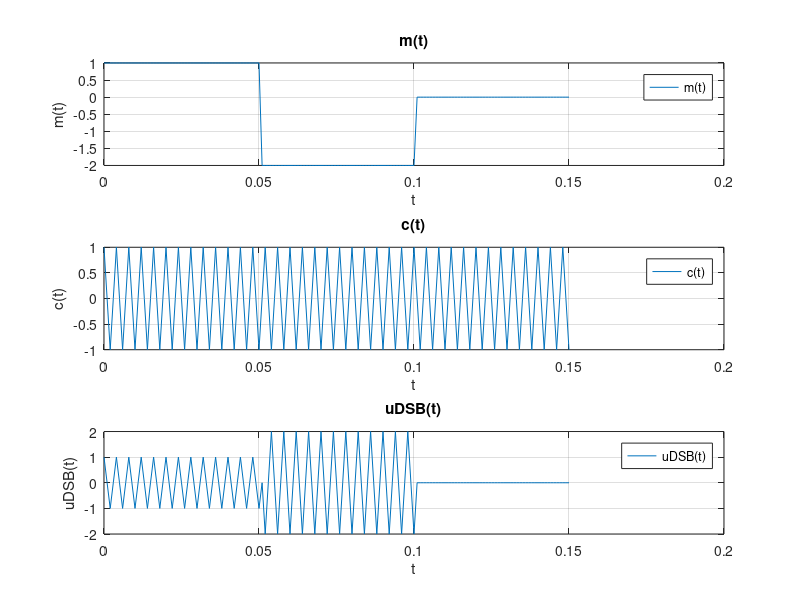

This chart was generated by the following MATLAB code: (Note: this script raises an error after producing the figure.)
%201500127 Δημήτρης Ορεινός ’σκηση 4.1

clc
clear all

%Αρχικά ορίζουμε το σήμα πληροφορίας m(t),χρησιμοποιώντας τη τεχνική των πολύκλαδων συναρτήσεων,
%όπου ορίζουμε τα κατάλληλα κάθε φορά διανύσματα χρόνου, όλα με σταθερό χρονικό βήμα ts=0,001sec. %
%Το σήμα m(t)ορίζεται ως εξής:m(t)=1 ,για t που ανήκει στο χρονικό διάστημα(ορισμένο ως 
%χρονικό διάνυσμα t1) [0,t0/3],m(t)=-2 ,για t που ανήκει στο χρονικό διάστημα(ορισμένο ως 
%χρονικό διάνυσμα t2) (t0/3,2*t0/3],m(t)=0 ,για t που ανήκει στο χρονικό διάστημα(ορισμένο ως 
%χρονικό διάνυσμα t3) (2*t0/3,t0],
%Ορίζουμε ως σταθερές του προβλήματος τη χρονική σταθερά t0=0,15sec, το 
%χρονικό βήμα(Περίοδος Δειγματοληψίας)ts=0,001sec, τη συχνότητα
%δειγματοληψίας fs=1/ts, το συχνοτικό βήμα df=0,3Hz
%και τη συχνότητα του φορέα fc=250Ηz. 
t0 = 0.15;
ts = 0.001;
fc = 250;


snr=10;
fs=1/ts;
df=0.3;
T=0.002;

snr_lin = 10^(snr/10);


t1=[0:ts:t0/3];

t2=[(t0/3)+ts:ts:2*t0/3];

t3=[(2*t0/3)+ts:ts:t0];


t=[t1 t2 t3];%Ορίζουμε το χρόνο t σαν ένα διάνυσμα χρόνου που έχει προκύψει 
%από σύντμηση των τριών διανυσμάτων χρόνου t1, t2, t3.



m1=ones(1,length(t1));

m2=-2*ones(1,length(t2));

m3=zeros(1,length(t3));

m=[m1 m2 m3];%Κάνουμε σύντημση των διανυσμάτων τιμών του σήματος m(t) για να προκύψει το σήμα πληροφορίας m(t)




c = cos(2*pi*fc.*t);%Επίσης ορίζουμε  και το σήμα του
%φορέα, όπου c(t) =Αc*cos(2*π*fc*t), με Αc=1, το πλάτος του φέροντος κύματος.

u = m.*c;%Eίναι ο ορισμός του διαμορφωμένου κατά DSB σήματος UDSB(t)=m(t)*cos(2*π*fc*t).


figure(1);%Μέσω της εντολής figure ανοίγουμε ένα νέο παράθυρο σχεδίασης που το χωρίζουμε σε τρία μέρη.

subplot(3,1,1);
 

plot(t,m);%Στο πρώτο παράθυρο σχεδιάζουμε τη γραφική παράσταση του σήματος m(t) 
%σε συνάρτηση με το χρόνο t,
%χρησιμοποιώντας την εντολή plot(x,y),
%όπου σαν ανεξάρτητη μεταβλητή x,θα θεωρήσουμε το χρόνο t(το
%διάνυσμα χρόνου t)και σαν εξαρτημένη μεταβλητή y, τις τιμές του 
%του σήματος πληροφορίας m(t) ,για κάθε τιμή του χρόνου t(διάνυσμα χρόνου t).

grid

title('m(t)') , xlabel('t'), ylabel('m(t)'), legend('m(t)')%Με τη χρήση των εντολών ylabel('text')
%, xlabel('text'), legend('text'), title('text'), 
%εισάγουμε κατάλληλους τίτλους αξόνων και γραφήματος, λεζάντα, πλέγμα και
%βαθμολόγηση αξόνων για τo γράφημα  του σήματος πληροφορίας m(t).

subplot(3,1,2);



plot(t,c);%Στο δεύτερο παράθυρο σχεδιάζουμε τη γραφική παράσταση του σήματος φορέα c(t) 
%σε συνάρτηση με το χρόνο t,
%χρησιμοποιώντας την εντολή plot(x,y),
%όπου σαν ανεξάρτητη μεταβλητή x,θα θεωρήσουμε το χρόνο t(το
%διάνυσμα χρόνου t)και σαν εξαρτημένη μεταβλητή y, τις τιμές του 
%του σήματος του φορέα c(t) , για κάθε τιμή του χρόνου t(διάνυσμα χρόνου t).

grid

title('c(t)') , xlabel('t'), ylabel('c(t)'), legend('c(t)')%Με τη χρήση των εντολών ylabel('text')
%, xlabel('text'), legend('text'), title('text'), 
%εισάγουμε κατάλληλους τίτλους αξόνων και γραφήματος, λεζάντα, πλέγμα και
%βαθμολόγηση αξόνων για τo γράφημα  του σήματος  φορέα c(t).


subplot(3,1,3);

plot(t,u);%Στο τρίτο παράθυρο σχεδιάζουμε τη γραφική παράσταση του διαμορφωμένου σήματος διπλής
%πλευρικής ζώνης UDSB(t) 
%σε συνάρτηση με το χρόνο t,
%χρησιμοποιώντας την εντολή plot(x,y),
%όπου σαν ανεξάρτητη μεταβλητή x,θα θεωρήσουμε το χρόνο t(το
%διάνυσμα χρόνου t)και σαν εξαρτημένη μεταβλητή y, τις τιμές του 
%του σήματος uDSB(t) , για κάθε τιμή του χρόνου t(διάνυσμα χρόνου t).

grid


title('uDSB(t)') , xlabel('t'), ylabel('uDSB(t)'), legend('uDSB(t)')%Με τη χρήση των εντολών ylabel('text')
%, xlabel('text'), legend('text'), title('text'), 
%εισάγουμε κατάλληλους τίτλους αξόνων και γραφήματος, λεζάντα, πλέγμα και
%βαθμολόγηση αξόνων για τo γράφημα του  διαμορφωμένου κατά διαμόρφωση
%διπλής πλευρικής ζώνης σήματος uDSB(t).

pause(0);


%Με τη χρήση της βοηθητικής συνάρτησης [M,m,df]=fftseq(m,ts,df) και
%παράλληλα από τον γνωστό ορισμό του μετασχηματισμού Fourier 
%για τα συνεχή σήματα, δηλαδή το ολοκλήρωμα από το 0 εώς το t0(Όλα τα
%σήματα m(t), c(t) και uDSB(t) τα ορίσαμε στο διάστημα [0,t0]) γινομένου του εκάστοτε σήματος με
%τον εκθετικό όρο e^(-j*2*π*f*t).
%υπολογίζουμε αναλυτικά,αλλά και μέσω των παρακάτω γραμμών κώδικα τους μετασχηματισμούς
%Fourier των σημάτων m(t), c(t) και UDSB(t).Τελικά θα προκύψει το ίδιο
%αποτέλεσμα και με τους δύο τρόπους για κάθε σήμα, δηλαδή: 

%M(j*2*π*f)=(t0/3)*e^(-j*π*f*t0/3)*sinc(t0*f/3)-2*(t0/3)*e^(-j*π*f*t0)*sinc(t0*f/3),
%όπου  για t0=0,15sec, θα έχουμε ότι
%Μ(j*2*π*f)=(0,05)*(1-2*e^(-0,1*π*f))*e^(-j*π*0,05*f)*sinc(0,05*f).

%Για συχνότητα φορέα fc=250Hz

%C(j*2*π*f)=0,5*(δ(f+250)+δ(f-250)), δηλαδή το άθροισμα δύο συναρτήσεων δέλτα που
%προσεγγίζονται από στενούς παλμούς,με τη συγκεκριμένη συνάρτηση, να
%"ακουμπάει"(δηλαδή να αρχίσει και να σταματήσει να παίρνει τιμές) τόσο η θετική, όσο και η
%αρνητική συχνοτική συνιστώσα της, στη συχνότητες |f|=200Hz και |f|=300Hz .
%Αυτή η συνάρτηση(θετική και αρνητική συχνοτική συνιστώσα) θα πάρει τη μέγιστη τιμή της 
%που είναι ίση με 0,5, για |fc|=250Hz.

%Ο τύπος UAM(j*2*π*f)=(Ac/2)*[M(f-fc)+M(f+fc)]. έχει αποδειχθεί στην άσκηση 2 της εργασίας)
%UDSB(j*2*π*f)=(0,025)*(1-2*e^(-0,1*π*(f-250)))*e^(-j*π*0,05*(f-250))*sinc(0,05*(f-250))+
%(0,025)*(1-2*e^(-0,1*π*(f+250)))*e^(-j*π*0,05*(f+250))*sinc(0,05*(f+250))).

[M,m,df1]=fftseq(m,ts,df);


M = M/fs;

[U,u,df1] = fftseq(u,ts,df);

U = U/fs;


[C,c,df1] = fftseq(c,ts,df);

C=C/fs;

f = [0:df1:df1*(length(m)-1)]-fs/2;%Ορίζουμε κατάλληλο "κεντραρισμένο διάστημα συχνοτήτων στο 0, ώστε αργότερα 
%να σχεδιάσουμε τα φάσματα των σημάτων m(t),c(t) και uDSB(t)


figure(2);%Μέσω της εντολής figure ανοίγουμε ένα νέο παράθυρο σχεδίασης που το χωρίζουμε σε τρία μέρη.


subplot(3,1,1);

plot(f,abs(fftshift(M)));%Στο πρώτο παράθυρο σχεδιάζουμε τη γραφική παράσταση του σήματος του φορέα
%c(t) σε συνάρτηση με τη συχνότητα f ,
%χρησιμοποιώντας την εντολή plot(x,y),
%όπου σαν ανεξάρτητη μεταβλητή x,θα θεωρήσουμε τη συχνότητα f("κεντραρισμένο" διάνυσμα συχνοτήτων f στο μηδέν)
%και σαν εξαρτημένη μεταβλητή y, τις τιμές του του μέτρου του "κεντραρισμένου" στο μηδέν
%Μετασχηματισμού Fourier FFT  
%του σήματος πληροφορίας m(t) ,για κάθε τιμή της συχνότητας f("κεντραρισμένο"
%διάνυσμα συχνοτήτων f στο μηδέν).


grid

title('M(j*2*π*f)') , xlabel('f'), ylabel('M(j*2*π*f)'), legend('M(j*2*π*f)')
%Με τη χρήση των εντολών ylabel('text')
%, xlabel('text'), legend('text'), title('text'), 
%εισάγουμε κατάλληλους τίτλους αξόνων και γραφήματος, λεζάντα, πλέγμα και
%βαθμολόγηση αξόνων για τo φάσμα του σήματος πληροφορίας m(t).


subplot(3,1,2);

plot(f,abs(fftshift(C)));%Στο δεύτερο παράθυρο σχεδιάζουμε τη γραφική παράσταση του σήματος του φορέα
%c(t) σε συνάρτηση με τη συχνότητα f ,
%χρησιμοποιώντας την εντολή plot(x,y),
%όπου σαν ανεξάρτητη μεταβλητή x,θα θεωρήσουμε τη συχνότητα f("κεντραρισμένο" διάνυσμα συχνοτήτων f στο μηδέν)
%και σαν εξαρτημένη μεταβλητή y, τις τιμές του του μέτρου του "κεντραρισμένου" στο μηδέν
%Μετασχηματισμού Fourier FFT
%του σήματος του φορέα c(t) ,για κάθε τιμή της συχνότητας f("κεντραρισμένο"
%διάνυσμα συχνοτήτων f στο μηδέν).


grid

title('C(j*2*π*f)') , xlabel('f'), ylabel('C(j*2*π*f)'), legend('C(j*2*π*f)')
%Με τη χρήση των εντολών ylabel('text')
%, xlabel('text'), legend('text'), title('text'), 
%εισάγουμε κατάλληλους τίτλους αξόνων και γραφήματος, λεζάντα, πλέγμα και
%βαθμολόγηση αξόνων για τo φάσμα  του σήματος του φορέα c(t).





subplot(3,1,3);


plot(f,abs(fftshift(U)));%Στο τρίτο παράθυρο σχεδιάζουμε τη γραφική παράσταση του διαμορφωμένου σήματος 
%κατά διαμόρφωση διπλής πλευρικής ζώνης(DSB)
%σε συνάρτηση με τη συχνότητα f ,
%χρησιμοποιώντας την εντολή plot(x,y),
%όπου σαν ανεξάρτητη μεταβλητή x,θα θεωρήσουμε τη συχνότητα f("κεντραρισμένο" διάνυσμα συχνοτήτων f στο μηδέν)
%και σαν εξαρτημένη μεταβλητή y, τις τιμές του του μέτρου του "κεντραρισμένου" στο μηδέν
%Μετασχηματισμού Fourier FFT
%του σήματος uDSB(t) ,για κάθε τιμή της συχνότητας f("κεντραρισμένο" διάνυσμα συχνοτήτων f στο μηδέν)


title('UDSB(j*2*π*f)') , xlabel('f'), ylabel('UDSB(j*2*π*f)'), legend('UDSB(j*2*π*f)')
%Με τη χρήση των εντολών ylabel('text')
%,xlabel('text'), legend('text'), title('text'), 
%εισάγουμε κατάλληλους τίτλους αξόνων και γραφήματος, λεζάντα, πλέγμα και
%βαθμολόγηση αξόνων για τo φάσμα του διαμορφωμένου κατά διαμόρφωση διπλής
%πλευρικής ζώνης σήματος uDSB(t).




grid


pause(0);


%Έπειτα υπολογίζουμε θεωρητικά την ισχύ του διαμορφωμένου  σήματος uDSB(t), αν
%θεωρήσουμε ότι το  m(t) είναι περιοδικό με περίοδο Τ=t0.Ισχύει από τη
%θεωρία ότι Pu=Pm/2=0,83, όπου Pm=1,67 η μέση ισχύς του σήματος πληροφορίας
%m(t) που υπολογίζεται από το ολοκλήρωμα της συνάρτησης m(t)^2 στο χρόνο από 0 εώς 2*t0/3,
%διαιρούμενο με τη περίοδο του σήματος που είναι ίση με τη χρονική σταθερά
%t0

%Αν υπολογίσουμε την ίδια ισχύ με τη χρήση της βοηθητικής συνάρτησης που
%ορίσαμε παρακάτω, τότε διαπιστώνουμε πώς προέκυψε σχεδόν η ίδια ισχύς ίση
%με Pu=0,8344 με ελάχιστη απόκλιση από τη θεωρητική τιμή Pu που υπολογίσαμε
%παραπάνω.
signal_power = spower(u(1:length(t)));

%Με βάση την ισχύ  PR=PAM του διαμορφωμένου σήματος στο δέκτη  που υπολογίσαμε πριν, 
%υπολογίζουμε την ισχύ του θορύβουστον δέκτη PN με τη χρήση του λόγου σήματος 
%προς θόρυβο στον δέκτη SNR=log2(PR/PN),όπου τελικά PN=0,083
%και χρησιμοποιούμε τη τιμή της ισχύος του θορύβου που βρήκαμε για να
%λάβουμε τη τετραγωνική της ρίζα και τη πολλαπλασιάζουμε με κάποια τυχαία κατανομή 
%για να δημιουργήσουμε τη συνάρτηση του θορύβου, που θα προστεθεί στην αρχική συνάρτηση 
%του διαμορφωμένου σήματος uDSB(t).Με ελάχιστη απόκλιση θα προκύψει το ίδιο
%αποτέλεσμα PN=0,0834 για το θόρυβο που προστίθεται στο διαμορφωμένο σήμα uDSB(t),αν
%θέσουμε ως ισχύ PR=0,8344, δηλαδή την ισχύ που υπολογίσαμε με τη χρήση της βοηθητικής
%συνάρτησης p=spower(x).


noise_power = signal_power/snr_lin;


noise_std = sqrt(noise_power);


noise = noise_std*randn(1,length(u));


r = u + noise;

[R,r,df1]=fftseq(r,ts,df);%Με τη χρήση της βοηθητικής συνάρτησης [M,m,df]=fftseq(m,ts,df)
%υπολογίζουμε το μετασχηματισμό Fourier του διαμορφωμένου σήματος που
%προκύπτει αν προστεθεί σε αυτό ο θόρυβος που υπολογίσαμε προηγουμένως.

R = R/fs;









figure(3);%Μέσω της εντολής figure ανοίγουμε ένα νέο παράθυρο σχεδίασης που το χωρίζουμε σε δύο μέρη.

subplot(2,1,1);

plot(t,noise(1:length(t)))%Στο πρώτο παράθυρο σχεδιάζουμε τη γραφική παράσταση του σήματος θορύβου  
%σε συνάρτηση με το χρόνο t,
%χρησιμοποιώντας την εντολή plot(x,y),
%όπου σαν ανεξάρτητη μεταβλητή x,θα θεωρήσουμε το χρόνο t(το
%διάνυσμα χρόνου t)και σαν εξαρτημένη μεταβλητή y, τις τιμές του 
%του σήματος θορύβου ,για κάθε τιμή του χρόνου t(διάνυσμα χρόνου t).


title('noise(t)') , xlabel('t'), ylabel('noise(t)'), legend('noise(t)')%Με τη χρήση των εντολών ylabel('text')
%, xlabel('text'), legend('text'), title('text'), 
%εισάγουμε κατάλληλους τίτλους αξόνων και γραφήματος, λεζάντα, πλέγμα και
%βαθμολόγηση αξόνων για τo γράφημα  του σήματος θορύβου.

grid


subplot(2,1,2);

plot(t,r(1:length(t))); %Στο δεύτερο παράθυρο σχεδιάζουμε τη γραφική παράσταση του διαμορφωμένου σήματος 
%κατά διαμόρφωση διπλής πλευρικής ζώνης(DSB) που του 
%έχει προστεθεί θορύβος σε συνάρτηση με το χρόνο t,
%χρησιμοποιώντας την εντολή plot(x,y),
%όπου σαν ανεξάρτητη μεταβλητή x,θα θεωρήσουμε το χρόνο t(το
%διάνυσμα χρόνου t)και σαν εξαρτημένη μεταβλητή y, τις τιμές του 
%του σήματος UDSB(t) που του έχει προστεθεί θορύβος ,για κάθε τιμή του χρόνου t(διάνυσμα χρόνου t).


grid

title('r(t)') , xlabel('t'), ylabel('r(t)'), legend('r(t)')%Με τη χρήση των εντολών ylabel('text')
%, xlabel('text'), legend('text'), title('text'), 
%εισάγουμε κατάλληλους τίτλους αξόνων και γραφήματος, λεζάντα, πλέγμα και
%βαθμολόγηση αξόνων για τo γράφημα  του σήματος r(t) που προκύπτει από το άθροισμα του αρχικού 
%διαμορφωμένου uDSB(t) και του θορύβου που υπολογίσαμε προηγουμένως.



pause(0);


figure(4);%Μέσω της εντολής figure ανοίγουμε ένα νέο παράθυρο σχεδίασης που το χωρίζουμε σε δύο μέρη.


subplot(2,1,1);

plot(f,abs(fftshift(U)));%Στο πρώτο παράθυρο σχεδιάζουμε τη γραφική παράσταση του διαμορφωμένου σήματος 
%κατά διαμόρφωση διπλής πλευρικής ζώνης(DSB)
%σε συνάρτηση με τη συχνότητα f ,
%χρησιμοποιώντας την εντολή plot(x,y),
%όπου σαν ανεξάρτητη μεταβλητή x,θα θεωρήσουμε τη συχνότητα f("κεντραρισμένο" διάνυσμα συχνοτήτων f στο μηδέν)
%και σαν εξαρτημένη μεταβλητή y, τις τιμές του μέτρου του "κεντραρισμένου" στο μηδέν
%Μετασχηματισμού Fourier FFT 
%του σήματος uDSB(t) ,για κάθε τιμή της συχνότητας f("κεντραρισμένο"
%διάνυσμα συχνοτήτων f στο μηδέν).

grid


title('UDSB(j*2*π*f)') , xlabel('f'), ylabel('UDSB(j*2*π*f)'), legend('UDSB(j*2*π*f)')
%Με τη χρήση των εντολών ylabel('text')
%,xlabel('text'), legend('text'), title('text'), 
%εισάγουμε κατάλληλους τίτλους αξόνων και γραφήματος, λεζάντα, πλέγμα και
%βαθμολόγηση αξόνων για τo φάσμα του διαμορφωμένου κατά διαμόρφωση διπλής
%πλευρικής ζώνης σήματος uDSB(t).





subplot(2,1,2);



plot(f,abs(fftshift(R)));
%Στο δεύτερο παράθυρο σχεδιάζουμε τη γραφική παράσταση του σήματος r(t)που προκύπτει από το
%άθροισμα του διαμορφωμένου σήματος 
%κατά διαμόρφωση διπλής πλευρικής ζώνης(DSB) και του σήματος θορύβου που
%υπολογίσαμε σε συνάρτηση με τη συχνότητα f ,χρησιμοποιώντας την εντολή plot(x,y),
%όπου σαν ανεξάρτητη μεταβλητή x,θα θεωρήσουμε τη συχνότητα f("κεντραρισμένο" διάνυσμα συχνοτήτων f στο μηδέν)
%και σαν εξαρτημένη μεταβλητή y, τις τιμές μέτρου του "κεντραρισμένου" στο μηδέν
%Μετασχηματισμού Fourier FFT του σήματος 
%του σήματος UDSB(t) ,για κάθε τιμή της συχνότητας f("κεντραρισμένο"
%διάνυσμα συχνοτήτων f στο μηδέν).


grid

title('R(j*2*π*f)') , xlabel('f'), ylabel('R(j*2*π*f)'), legend('R(j*2*π*f)')
%Με τη χρήση των εντολών ylabel('text')
%,xlabel('text'), legend('text'), title('text'), 
%εισάγουμε κατάλληλους τίτλους αξόνων και γραφήματος, λεζάντα, πλέγμα και
%βαθμολόγηση αξόνων για τo φάσμα του σήματος που αποτελεί άθροισμα του σήματος θορύβου που βρήκαμε
%προηγουμένως και του διαμορφωμένου κατά διαμόρφωση διπλής
%πλευρικής ζώνης σήματος uDSB(t).



pause(0);


%Εδώ δημιουργήσαμε τη βοηθητική συνάρτηση για τον υπολογισμό του
%Μετασχηματισμού Fourier του εκάστοτε συνεχούς σήματος που χρειάζεται.

function[M,m,df]=fftseq(m,ts,df)
fs=1/ts;

if(nargin==2)

    n1 = 0;

else
    
    n1 = fs/df;
end

n2 = length(m);


n = 2^(max(nextpow2(n1),nextpow2(n2)));


M = fft(m,n);


m = [m,zeros(1,n-n2)];


df = fs/n;

end



function p=spower(x)%Εδώ δημιουργήσαμε τη βοηθητική συνάρτηση για τον υπολογισμό της
%ισχύος του εκάστοτε συνεχούς σήματος που χρειάζεται.


p = (norm(x)^2)/length(x);

end
